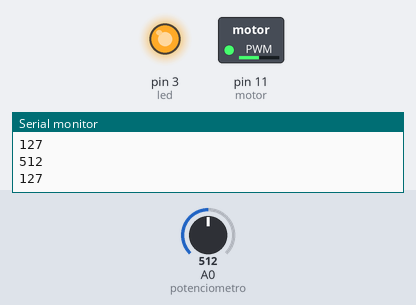
Simulated run of this sketch. Board: Arduino Uno, built with avr-gcc and run on an emulated ATmega328P. Shown: switched loads named in the sketch (green lamp = pin HIGH), output pins drawn as LEDs (lit = HIGH), the last lines printed to the serial monitor. The inputs (shaded band) are chosen by the test bench; at power-on: A0 (potenciometro) = 512.

Above: at 1.8 s.
1.9 s: A0 (potenciometro) set to 716
At 3.2 s:
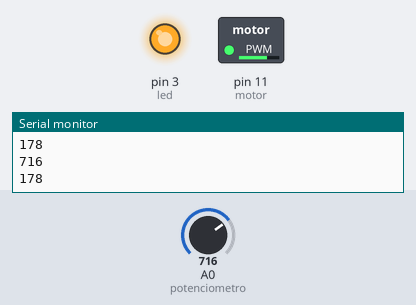
3.5 s: A0 (potenciometro) set to 900
At 5.0 s:
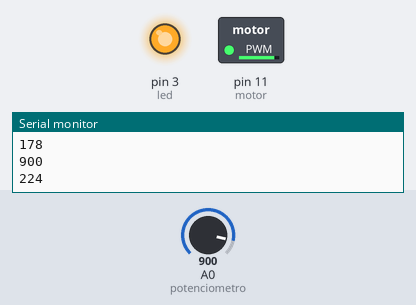
5.5 s: A0 (potenciometro) set to 122
At 6.5 s:
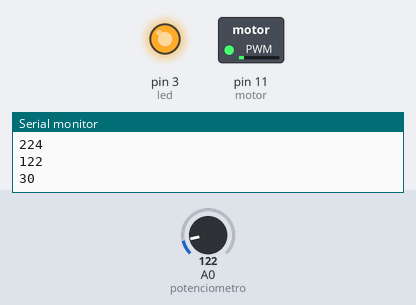
7.5 s: A0 (potenciometro) set to 90
At 9.2 s:
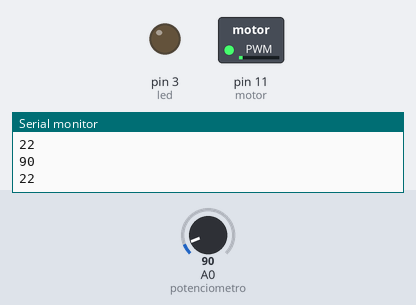
9.5 s: A0 (potenciometro) set to 0
At 10.8 s:
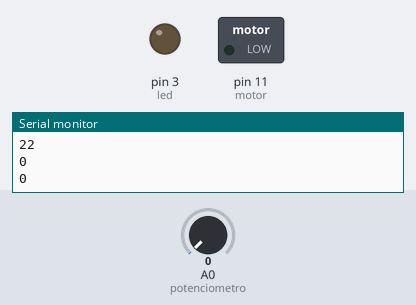
11.5 s: A0 (potenciometro) set to 511
At 12.4 s:
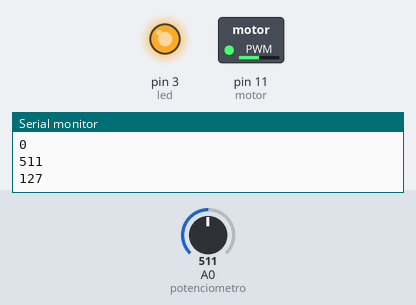
Timing chart, 0 to 14.5 s (numbered marks = the images above; inputs shaded):
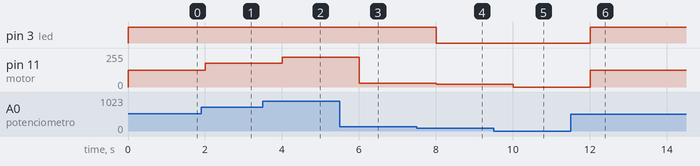

Measured:
- after the input at 1.9 s, pin 11 (motor): 127/255 → 178/255 after 0.10 s
- after the input at 3.5 s, pin 11 (motor): 178/255 → 224/255 after 0.50 s
- after the input at 5.5 s, pin 11 (motor): 224/255 → 30/255 after 0.50 s
- after the input at 7.5 s, pin 3 (led): HIGH → LOW after 0.50 s; pin 11 (motor): 30/255 → 22/255 after 0.50 s
- after the input at 9.5 s, pin 11 (motor): 22/255 → 0/255 after 0.51 s
- after the input at 11.5 s, pin 3 (led): LOW → HIGH after 0.51 s; pin 11 (motor): 0/255 → 127/255 after 0.51 s

The sketch:

LigarMotorPotenciometro.ino
```cpp
/*
Ligando um Motor com controle de velocidade pelo potenciometro
*/

int motor = 11;
int potenciometro = A0;
int valor = 0;
int valor_convertido = 0;
int led = 3;

void setup(){
 	pinMode(motor, OUTPUT);
    //colocando led---
    pinMode(led, OUTPUT);
  	//colocando led---
	Serial.begin(9600);
  	Serial.println("incio");
}

void loop(){
	valor = analogRead(potenciometro);
	valor_convertido = map(valor, 0, 1023, 0, 255);
	Serial.println(valor);
	analogWrite(motor, valor_convertido);
 	Serial.println(valor_convertido);

    //colocando led se motor ligardo led acende---
    if(valor <100){
    	digitalWrite(led, 0);
    }else
       digitalWrite(led, 1);
    //colocando led---


  delay(1000);
}
   
```
